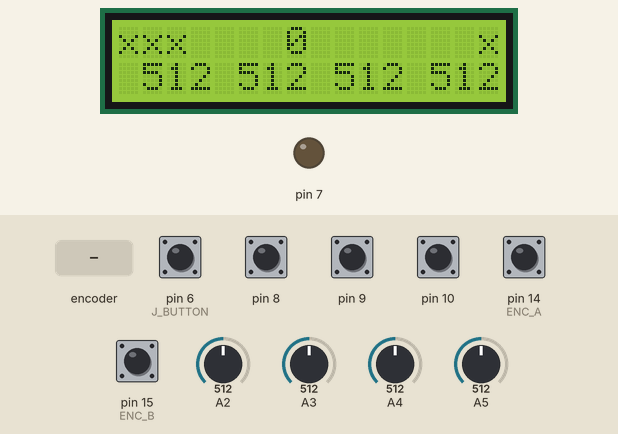
Recording of a sketch running on a simulated Arduino Uno, built with avr-gcc and run on an emulated ATmega328P. Parts: 16×2 character LCD, output pins drawn as LEDs (lit = HIGH). The test bench sets the inputs (shaded band); at power-on: pin 6 (J_BUTTON), pin 8–10, pin 14 (ENC_A), pin 15 (ENC_B) HIGH, A2 = 512, A3 = 512, A4 = 512, A5 = 512. What the sketch prints to the serial monitor is not drawn.

Above: at 1.2 s.
1.3 s: pin 6 (J_BUTTON) pulled LOW for 0.15 s
At 1.46 s:
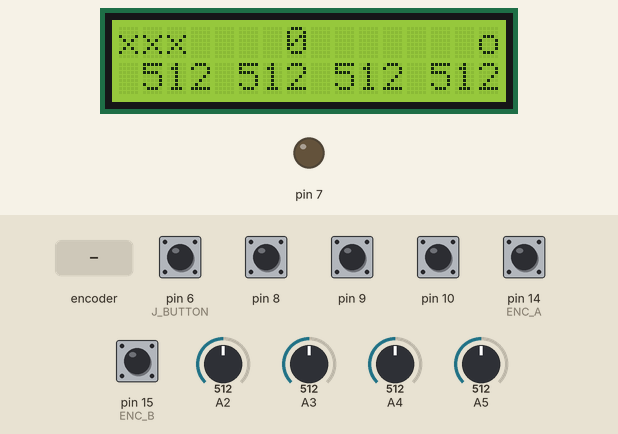
3.1 s: pin 8 pulled LOW for 0.15 s
At 3.28 s:
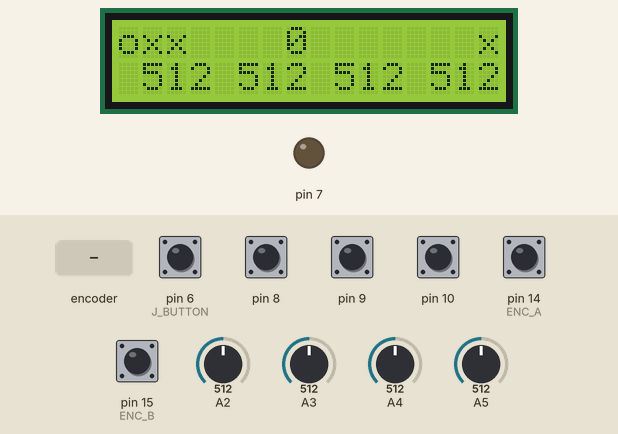
4.9 s: pin 9 pulled LOW for 0.15 s
At 5.06 s:
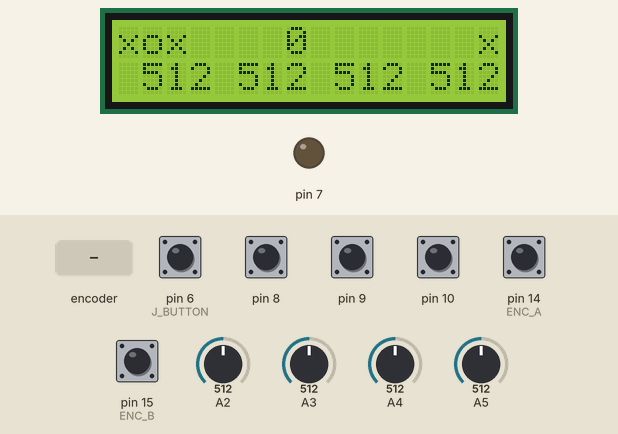
6.7 s: pin 10 pulled LOW for 0.15 s
At 6.88 s:
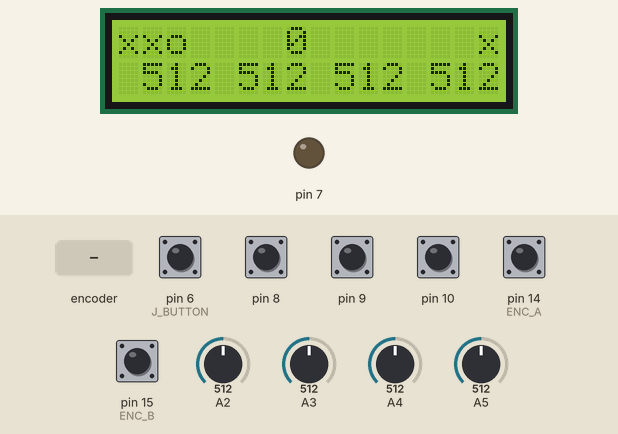
8.5 s: rotary encoder on pin 14 (ENC_A) / pin 15 (ENC_B) turned 3 steps (first pin leading)
At 9.5 s:
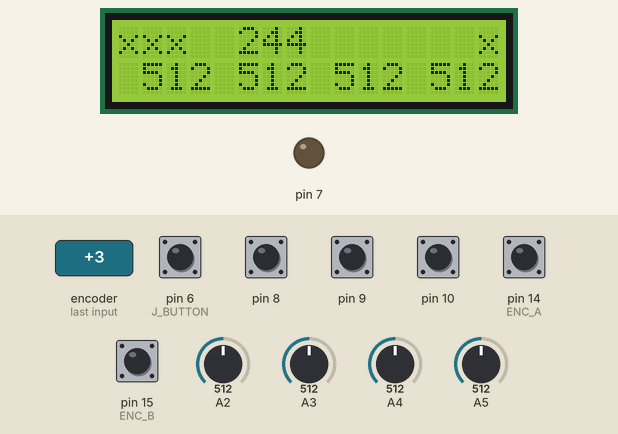
10.6 s: A2 set to 716
At 11.9 s:
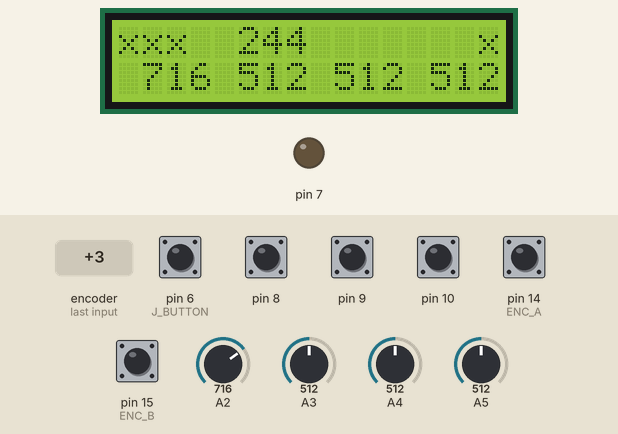
Timing chart, 0 to 13.1 s (numbered marks = the images above; inputs shaded):
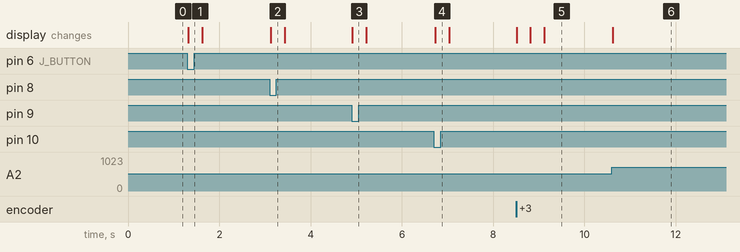

The sketch:

Proto1.pde
```cpp
/*
  Based on the LiquidCrystal Library - Hello World example program
  http://www.arduino.cc/en/Tutorial/LiquidCrystal

  The circuit:
 * LCD RS pin to digital pin 12
 * LCD Enable pin to digital pin 11
 * LCD R/W pin to digital pin 7
 * LCD D4 pin to digital pin 5
 * LCD D5 pin to digital pin 4
 * LCD D6 pin to digital pin 3
 * LCD D7 pin to digital pin 2
 * ends to +5V and ground

 Joystick
 Button to digital 6 - note digital 13 pullups only go to 1.7v... hmm.
 hor - analog 4
 ver - analog 5

 Buttons, attached to ground, will use AVR internal pullups
 * B1 to digital pin 8
 * B1 to digital pin 9
 * B1 to digital pin 10

 */

#define J_BUTTON 6
#define J_HORIZ A4
#define J_VERT A5

#define D_POT A2
#define E_POT A3

#define ENC_A 14
#define ENC_B 15
#define ENC_PORT PINC

// include the library code:
#include <LiquidCrystal.h>

// initialize the library with the numbers of the interface pins
LiquidCrystal lcd(12, 11, 5, 4, 3, 2);

void setup() {
  int i;

  // set the R/W mode of the LCD to write
  pinMode(7, OUTPUT);
  digitalWrite(7, LOW);

  //set up button inputs, including internal pullups
  for (i = 8; i <= 10; i++) {
    pinMode(i, INPUT);
    digitalWrite(i, HIGH);
  }

  // set button mode for joystick pushbutton
  pinMode(J_BUTTON, INPUT);
  digitalWrite(J_BUTTON, HIGH);

  /* Setup encoder pins as inputs */
  pinMode(ENC_A, INPUT);
  digitalWrite(ENC_A, HIGH);
  pinMode(ENC_B, INPUT);
  digitalWrite(ENC_B, HIGH);

  Serial.begin (115200);
  Serial.println("Start");

  // set up the LCD's number of columns and rows:
  lcd.begin(16, 2);
  // clear screen
  lcd.clear();
}

void display_button(int iopin, int row, int col) {
  lcd.setCursor(col, row);
  if(digitalRead(iopin)) {
      lcd.print('x');
    } else {
      lcd.print('o');
  }
}

void display_pot(int iopin, int row, int col) {
  lcd.setCursor(col, row);
  char a[4];
  lcd.print('    ');
  int sensorvalue = analogRead(iopin);
  sprintf(a, "%4d", sensorvalue);
  lcd.setCursor(col, row);
  lcd.print(a);
}
/* returns change in encoder state (-1,0,1) */
int8_t read_encoder()
{
  static int8_t enc_states[] = {0,-1,1,0,1,0,0,-1,-1,0,0,1,0,1,-1,0};
  static uint8_t old_AB = 0;
  /**/
  old_AB <<= 2;                   //remember previous state
  old_AB |= ( ENC_PORT & 0x03 );  //add current state
  return ( enc_states[( old_AB & 0x0f )]);
}

void loop() {
  static uint8_t counter = 0;      //this variable will be changed by encoder input
  int8_t tmpdata;
  char a[3];
 /**/
  int i;

  for (i = 8; i <= 10; i++) {
    display_button(i, 0, i-8);
  }

  tmpdata = read_encoder();
  if( tmpdata ) {
    Serial.print("Counter value: ");
    Serial.println(counter, DEC);
    counter += tmpdata;
  }
  lcd.setCursor(5,0);
  sprintf(a, "%3u", counter);
  lcd.print(a);


  display_button(J_BUTTON, 0, 15);
  display_pot(D_POT, 1,0);
  display_pot(E_POT, 1,4);
  display_pot(J_HORIZ, 1,8);
  display_pot(J_VERT, 1,12);
}
```

Measured:
- after the input at 1.3 s, the display: changes at once (image 1)
- after the input at 3.1 s, the display: changes at once (image 2)
- after the input at 4.9 s, the display: changes at once (image 3)
- after the input at 6.7 s, the display: changes at once (image 4)
- after the input at 8.5 s, the display: first changes at once (image 5 shows a later state)
- after the input at 10.6 s, the display: changes at once (image 6)
